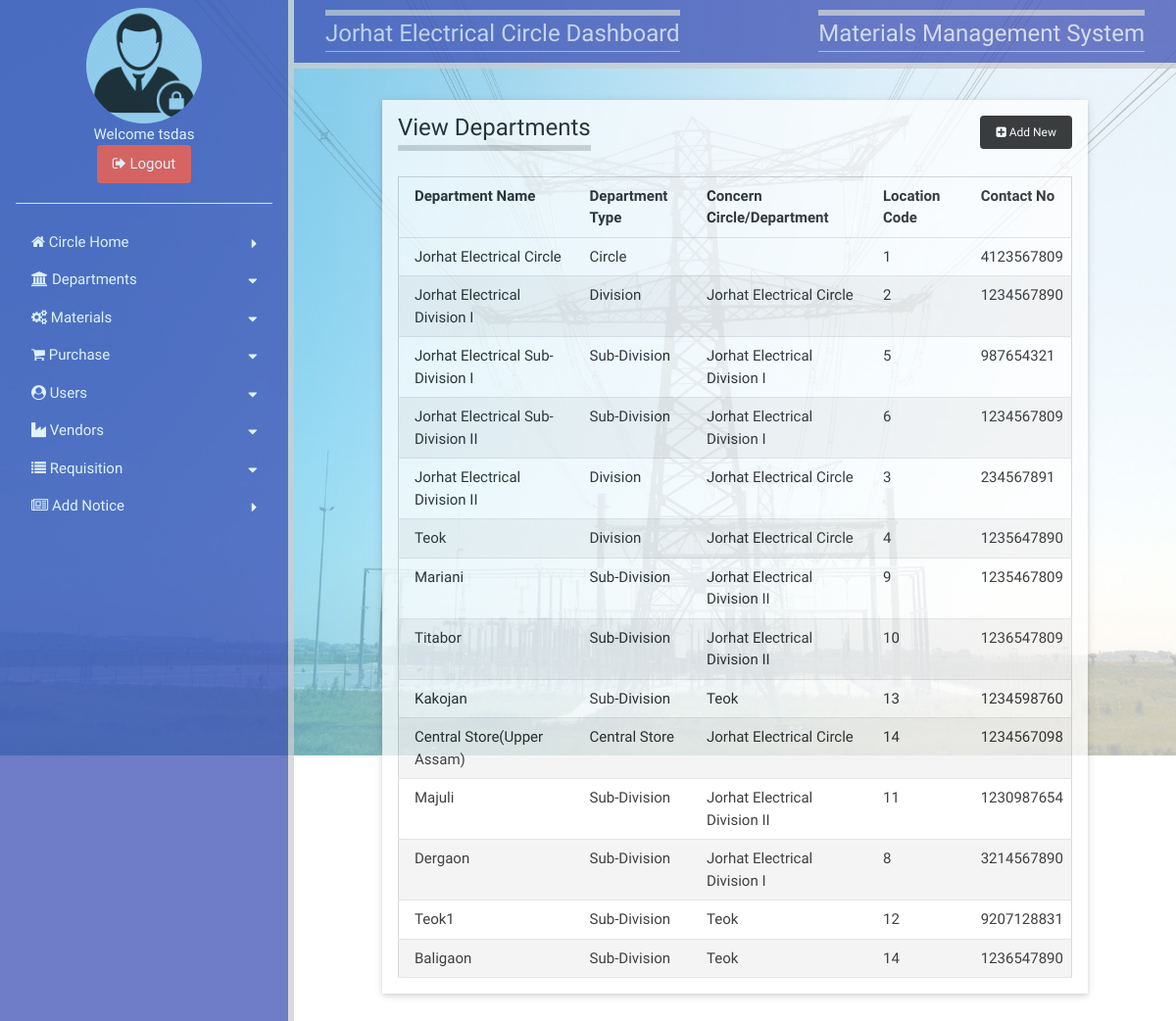
Screenshot of /APDCLTS/viewdept.php (signed in) with the database file from the repository.
### tables this page shows
CREATE TABLE `users` (
  `usertype` varchar(20) NOT NULL,
  `department` varchar(255) NOT NULL,
  `userid` varchar(100) NOT NULL,
  `password` varchar(100) NOT NULL,
  PRIMARY KEY (`userid`)
);

CREATE TABLE `department` (
  `dept_id` int(11) NOT NULL AUTO_INCREMENT,
  `type` varchar(100) NOT NULL,
  `name` varchar(200) NOT NULL,
  `cdivision` varchar(200) NOT NULL,
  `lcode` int(11) NOT NULL,
  `contact` bigint(20) DEFAULT NULL,
  PRIMARY KEY (`dept_id`)
);

### APDCLTS/viewdept.php (the view, shortened to what this page needs)
<?php
  require_once 'include/connect.php';
    $uid=$_SESSION["uname"];
    $sql="Select department from users where userid='$uid'";
    $result=mysqli_query($link,$sql);
    $row=mysqli_fetch_array($result);
    $divn=$row[0];
            $sql = "SELECT * FROM department";
            if($result = mysqli_query($link,$sql))
            {
                $rows = mysqli_fetch_all($result);
            }
?>
<!doctype html>
<html>
<head>
<link href="css/w3.css" type="text/css" rel="stylesheet">
<link href="css/style.css" type="text/css" rel="stylesheet">
<link rel="stylesheet" href="https://cdnjs.cloudflare.com/ajax/libs/font-awesome/4.7.0/css/font-awesome.min.css">
</head>
<body>
  <?php include "circleSbar.php"; ?>
    <div id="main" style="margin-left:300px">
    <div class="w3-container w3-indigo w3-right-align w3-opacity-min w3-bottombar">
      <div class="w3-container w3-indigo w3-right-align w3-opacity-min">
          	<div class="w3-left">
              <h3 class="topbar w3-border-bottom"><?php echo $divn; ?> Dashboard</h3>
            </div>
            <div class="w3-right">
              <h3 class="topbar w3-border-bottom">Materials Management System</h3>
            </div>
      </div>
    </div>
    	<div class="w3-card-2 w3-white w3-opacity-min" style="width:80%; margin:32px auto">
        	<div class="w3-container">
              <div class="left"><h3 class="bottombar">View Departments</h3></div>
                <div class="right" style="padding-top:16px;"><a href="newdept.php" class="btn black round small text-white"><i class="fa fa-plus-square"></i> Add New</a></div>
            </div>
            <div class="w3-container w3-padding-16">
                <?php if(!empty($rows)): ?>
                    <table class="w3-table-all">
                            <thead>
                              <tr>
                                <th>Department Name</th>
                                <th>Department Type</th>
                                <th>Concern Circle/Department</th>
                                <th>Location Code</th>
                                <th>Contact No</th>
                              </tr>
                            </thead>
                            <tbody>
                                <?php foreach ($rows as $row): ?>
                                   <tr>
                                     <td> <?php echo $row[2]; ?></td>
                                     <td> <?php echo $row[1]; ?></td>
                                     <td> <?php echo $row[3]; ?></td>
                                     <td> <?php echo $row[4]; ?></td>
                                     <td> <?php echo $row[5]; ?></td>
                                   </tr>
                                <?php endforeach; ?>
                            </tbody>
                    </table>
                <?php endif; ?>
            </div>
    </div>
</div>
</body>
</html>

### APDCLTS/css/w3.css (style rules this page uses)
*,*:before,*:after { box-sizing:inherit }
html { -ms-text-size-adjust:100%;-webkit-text-size-adjust:100% }
body { margin:0 }
a { background-color:transparent;-webkit-text-decoration-skip:objects }
html,body { font-family:Verdana,sans-serif;font-size:15px;line-height:1.5 }
html { overflow-x:hidden }
h3 { font-size:24px }
h1,h2,h3,h4,h5,h6 { font-family:"Segoe UI",Arial,sans-serif;font-weight:400;margin:10px 0 }
a { color:inherit }
.w3-table,.w3-table-all { border-collapse:collapse;border-spacing:0;width:100%;display:table }
.w3-table-all { border:1px solid #ccc }
.w3-bordered tr,.w3-table-all tr { border-bottom:1px solid #ddd }
.w3-table-all tr:nth-child(odd) { background-color:#fff }
.w3-table-all tr:nth-child(even) { background-color:#f1f1f1 }
.w3-table td,.w3-table th,.w3-table-all td,.w3-table-all th { padding:8px 8px;display:table-cell;text-align:left;vertical-align:top }
.w3-table th:first-child,.w3-table td:first-child,.w3-table-all th:first-child,.w3-table-all td:first-child { padding-left:16px }
.w3-main,#main { transition:margin-left .4s }
.w3-container:after,.w3-container:before,.w3-panel:after,.w3-panel:before,.w3-row:after,.w3-row:before,.w3-row-padding:after,.w3-row-padding:before, .w3-cell-row:before,.w3-cell-row:after,.w3-clear:after,.w3-clear:before,.w3-bar:before,.w3-bar:after { content:"";display:table;clear:both }
.w3-container,.w3-panel { padding:0.01em 16px }
.w3-card,.w3-card-2 { box-shadow:0 2px 5px 0 rgba(0,0,0,0.16),0 2px 10px 0 rgba(0,0,0,0.12) }
.w3-opacity-min { opacity:0.75 }
.w3-right-align { text-align:right!important }
.w3-border-bottom { border-bottom:1px solid #ccc!important }
.w3-bottombar { border-bottom:6px solid #ccc!important }
.w3-padding-16 { padding-top:16px!important;padding-bottom:16px!important }
.w3-left { float:left!important }
.w3-right { float:right!important }
.w3-indigo,.w3-hover-indigo:hover { color:#fff!important;background-color:#3f51b5!important }
.w3-white,.w3-hover-white:hover { color:#000!important;background-color:#fff!important }

### APDCLTS/css/style.css (style rules this page uses)
*,*:before,*:after { box-sizing:inherit }
html { -ms-text-size-adjust:100%;-webkit-text-size-adjust:100% }
body { margin:0 }
a { background-color:transparent;-webkit-text-decoration-skip:objects }
html,body { font-family:Verdana,sans-serif;font-size:15px;line-height:1.5 }
html { overflow-x:hidden }
h3 { font-size:24px }
h1,h2,h3,h4,h5,h6 { font-family:"Segoe UI",Arial,sans-serif;font-weight:400;margin:10px 0 }
a { color:inherit }
.btn,.button { border:none;display:inline-block;padding:8px 16px;vertical-align:middle;overflow:hidden;text-decoration:none;color:inherit;background-color:inherit;text-align:center;cursor:pointer;white-space:nowrap }
.btn,.button { -webkit-touch-callout:none;-webkit-user-select:none;-khtml-user-select:none;-moz-user-select:none;-ms-user-select:none;user-select:none }
.main,#main { transition:margin-left .4s }
.round,.round-medium { border-radius:4px }
.small { font-size:12px!important }
.topbar { border-top:6px solid #ccc!important }
.bottombar { border-bottom:6px solid #ccc!important }
.left { float:left!important }
.right { float:right!important }
.black,.hover-black:hover { color:#fff!important;background-color:#000!important }
.text-white,.hover-text-white:hover { color:#fff!important }

### APDCLTS/viewdept.php (style rules this page uses)
body { font-family: 'Concert One', cursive; background-image:url(images/bgrd.jpg); background-repeat:no-repeat; background-size:100%; }
h3 { font-family: 'Concert One', cursive; }

### rows the page displays
users: department "Jorhat Electrical Circle"
department: name "Jorhat Electrical Circle", type "Circle", lcode "1", contact "4123567809"
department: name "Jorhat Electrical Division I", type "Division", cdivision "Jorhat Electrical Circle", lcode "2", contact "1234567890"
department: name "Jorhat Electrical Sub-Division I", type "Sub-Division", cdivision "Jorhat Electrical Division I", lcode "5", contact "987654321"
department: name "Jorhat Electrical Sub-Division II", type "Sub-Division", cdivision "Jorhat Electrical Division I", lcode "6", contact "1234567809"
department: name "Jorhat Electrical Division II", type "Division", cdivision "Jorhat Electrical Circle", lcode "3", contact "234567891"
department: name "Teok", type "Division", cdivision "Jorhat Electrical Circle", lcode "4", contact "1235647890"
department: name "Mariani", type "Sub-Division", cdivision "Jorhat Electrical Division II", lcode "9", contact "1235467809"
department: name "Titabor", type "Sub-Division", cdivision "Jorhat Electrical Division II", lcode "10", contact "1236547809"
department: name "Kakojan", type "Sub-Division", cdivision "Teok", lcode "13", contact "1234598760"
department: name "Central Store(Upper Assam)", type "Central Store", cdivision "Jorhat Electrical Circle", lcode "14", contact "1234567098"
department: name "Majuli", type "Sub-Division", cdivision "Jorhat Electrical Division II", lcode "11", contact "1230987654"
department: name "Dergaon", type "Sub-Division", cdivision "Jorhat Electrical Division I", lcode "8", contact "3214567890"
department: name "Teok1", type "Sub-Division", cdivision "Teok", lcode "12", contact "9207128831"
department: name "Baligaon", type "Sub-Division", cdivision "Teok", lcode "14", contact "1236547890"

### other values shown
$uid "tsdas"
